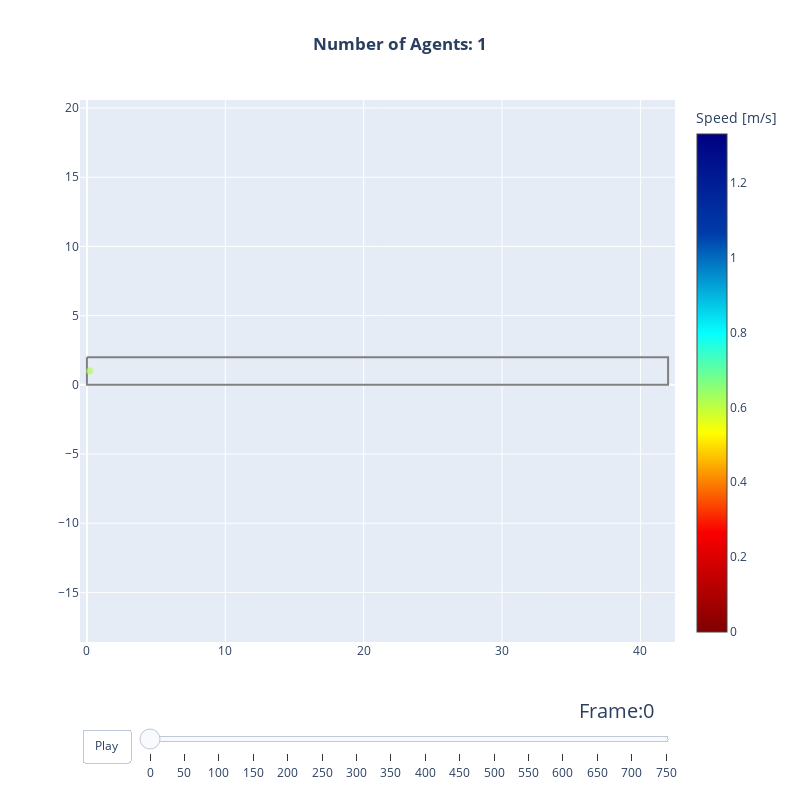

This figure's notebook cell:
### Markdown cell above
# Visualizing the Trajectory

### Code cell
from jupedsim.internal.notebook_utils import animate, read_sqlite_file

trajectory_data, walkable_area = read_sqlite_file(trajectory_file)
animate(trajectory_data, walkable_area).show()

### Figure 1 — Plotly figure (JSON) as saved in the notebook; plotly's stock layout.template omitted (floating-point values rounded to 4 significant figures)
{"data": [{"hoverinfo": "name", "line": {"color": "grey"}, "mode": "lines", "name": "Exterior", "showlegend": false, "type": "scatter", "x": [0, 0, 42, 42, 0], "y": [2, 0, 0, 2, 2]}, {"hoverinfo": "none", "marker": {"cmax": 1.33, "cmin": 0, "color": [1.33], "colorbar": {"title": {"text": "Speed [m/s]"}}, "colorscale": [[0, "rgb(128,0,0)"], [0.2, "rgb(250,0,0)"], [0.4, "rgb(255,255,0)"], [0.6, "rgb(5,255,255)"], [0.8, "rgb(0,60,170)"], [1, "rgb(0,0,131)"]], "size": [0.4]}, "mode": "markers", "showlegend": false, "text": [1.33], "type": "scatter", "x": [0.2], "y": [1]}, {"hoverinfo": "text", "marker": {"opacity": 1, "size": 1}, "mode": "markers", "showlegend": false, "text": ["ID: 1, Pos(0.20,1.00)"], "type": "scatter", "x": [0.2], "y": [1]}], "layout": {"autosize": false, "height": 800, "shapes": [{"fillcolor": "rgba(173, 255, 73, 0.5)", "line": {"color": "rgba(173, 255, 73, 0.5)"}, "type": "circle", "x0": 0, "x1": 0.4, "xref": "x", "y0": 0.8, "y1": 1.2, "yref": "y"}, {"line": {"color": "black", "width": 3}, "type": "line", "x0": 0.2, "x1": 0.2, "y0": 1, "y1": 1}], "sliders": [{"active": 0, "currentvalue": {"font": {"size": 20}, "prefix": "Frame:", "visible": true, "xanchor": "right"}, "len": 0.9, "pad": {"b": 10, "t": 50}, "steps": [{"args": [["0"], {"frame": {"duration": 100, "redraw": true}, "mode": "immediate", "transition": {"duration": 500}}], "label": "0", "method": "animate"}, {"args": [["50"], {"frame": {"duration": 100, "redraw": true}, "mode": "immediate", "transition": {"duration": 500}}], "label": "50", "method": "animate"}, {"args": [["100"], {"frame": {"duration": 100, "redraw": true}, "mode": "immediate", "transition": {"duration": 500}}], "label": "100", "method": "animate"}, {"args": [["150"], {"frame": {"duration": 100, "redraw": true}, "mode": "immediate", "transition": {"duration": 500}}], "label": "150", "method": "animate"}, {"args": [["200"], {"frame": {"duration": 100, "redraw": true}, "mode": "immediate", "transition": {"duration": 500}}], "label": "200", "method": "animate"}, {"args": [["250"], {"frame": {"duration": 100, "redraw": true}, "mode": "immediate", "transition": {"duration": 500}}], "label": "250", "method": "animate"}, {"args": [["300"], {"frame": {"duration": 100, "redraw": true}, "mode": "immediate", "transition": {"duration": 500}}], "label": "300", "method": "animate"}, {"args": [["350"], {"frame": {"duration": 100, "redraw": true}, "mode": "immediate", "transition": {"duration": 500}}], "label": "350", "method": "animate"}, {"args": [["400"], {"frame": {"duration": 100, "redraw": true}, "mode": "immediate", "transition": {"duration": 500}}], "label": "400", "method": "animate"}, {"args": [["450"], {"frame": {"duration": 100, "redraw": true}, "mode": "immediate", "transition": {"duration": 500}}], "label": "450", "method": "animate"}, {"args": [["500"], {"frame": {"duration": 100, "redraw": true}, "mode": "immediate", "transition": {"duration": 500}}], "label": "500", "method": "animate"}, {"args": [["550"], {"frame": {"duration": 100, "redraw": true}, "mode": "immediate", "transition": {"duration": 500}}], "label": "550", "method": "animate"}, {"args": [["600"], {"frame": {"duration": 100, "redraw": true}, "mode": "immediate", "transition": {"duration": 500}}], "label": "600", "method": "animate"}, {"args": [["650"], {"frame": {"duration": 100, "redraw": true}, "mode": "immediate", "transition": {"duration": 500}}], "label": "650", "method": "animate"}, {"args": [["700"], {"frame": {"duration": 100, "redraw": true}, "mode": "immediate", "transition": {"duration": 500}}], "label": "700", "method": "animate"}, {"args": [["750"], {"frame": {"duration": 100, "redraw": true}, "mode": "immediate", "transition": {"duration": 500}}], "label": "750", "method": "animate"}], "transition": {"duration": 100, "easing": "cubic-in-out"}, "x": 0.1, "xanchor": "left", "y": 0, "yanchor": "top"}], "title": {"text": "<b>Number of Agents: 1</b>", "x": 0.5}, "updatemenus": [{"buttons": [{"args": [null, {"frame": {"duration": 100, "redraw": true}, "fromcurrent": true}], "label": "Play", "method": "animate"}], "direction": "left", "pad": {"r": 10, "t": 87}, "showactive": false, "type": "buttons", "x": 0.1, "xanchor": "right", "y": 0, "yanchor": "top"}], "width": 800, "xaxis": {"range": [-0.5, 42.5]}, "yaxis": {"range": [-0.5, 2.5], "scaleanchor": "x", "scaleratio": 1}}}
